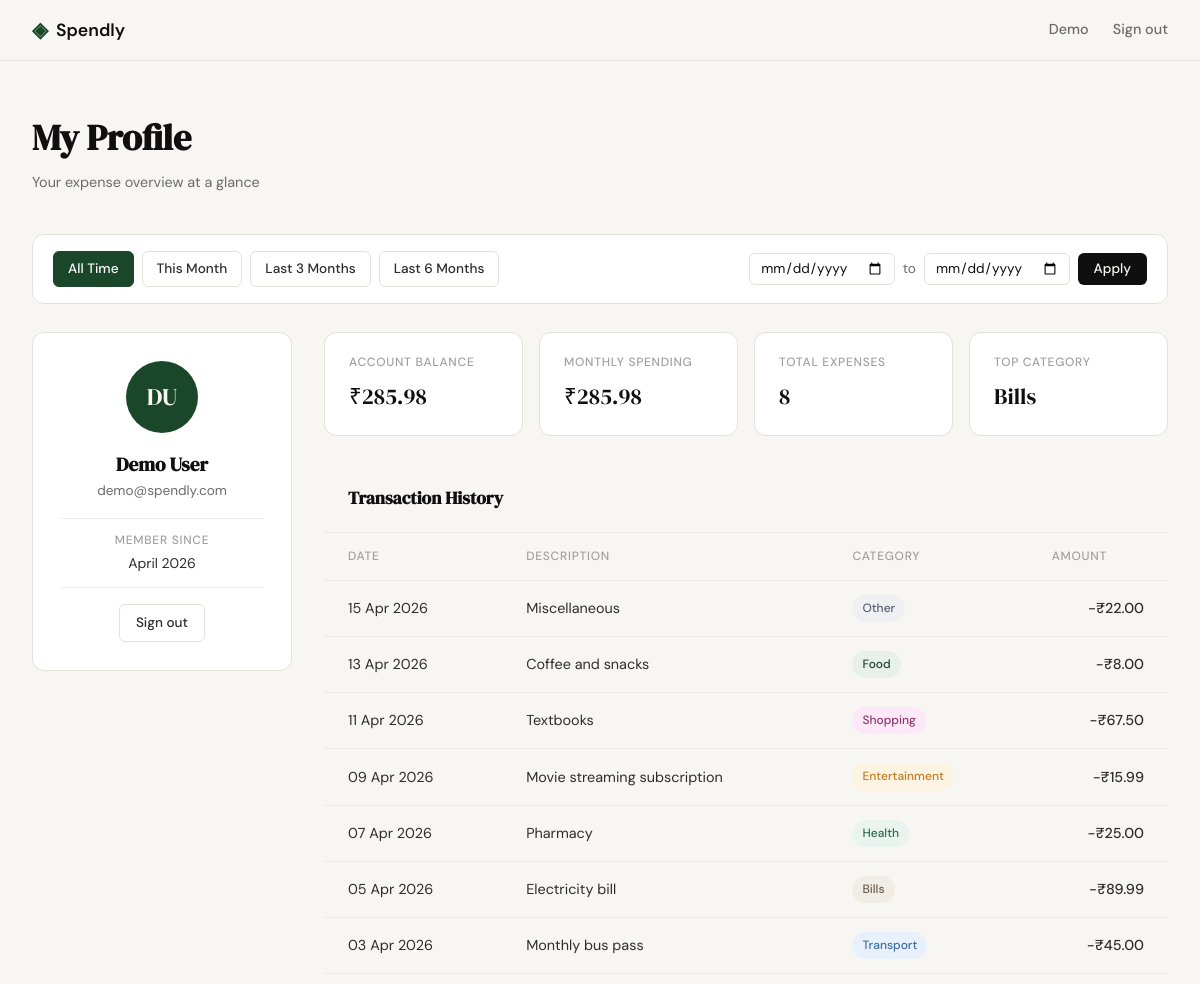
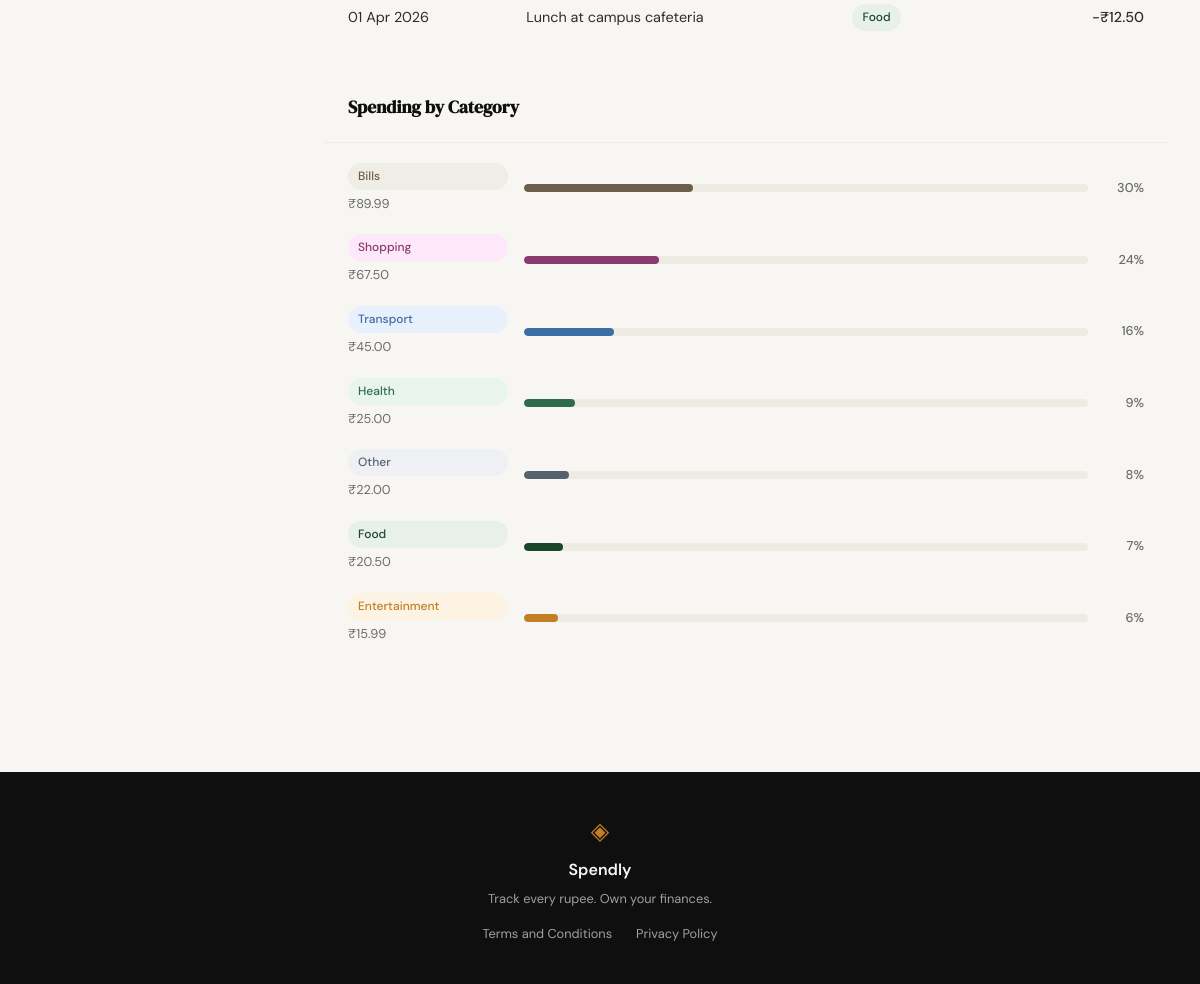
Screenshot of /profile (signed in) with the database file from the repository (2 pictures, top to bottom).
### tables this page shows
CREATE TABLE users (
            id INTEGER PRIMARY KEY AUTOINCREMENT,
            name TEXT NOT NULL,
            email TEXT UNIQUE NOT NULL,
            password_hash TEXT NOT NULL,
            created_at TEXT DEFAULT (datetime('now'))
        );

CREATE TABLE expenses (
            id INTEGER PRIMARY KEY AUTOINCREMENT,
            user_id INTEGER NOT NULL,
            amount REAL NOT NULL,
            category TEXT NOT NULL,
            date TEXT NOT NULL,
            description TEXT,
            created_at TEXT DEFAULT (datetime('now')),
            FOREIGN KEY (user_id) REFERENCES users(id)
        );

### app.py (the view)
@app.route("/profile")
def profile():
    user_id = session.get("user_id")
    if not user_id:
        return redirect(url_for("login"))
    from database.queries import get_user_profile, get_summary_stats, get_recent_transactions, get_category_breakdown
    user = get_user_profile(user_id)
    if user is None:
        session.clear()
        return redirect(url_for("login"))
    raw_from = request.args.get("date_from")
    raw_to   = request.args.get("date_to")
    date_from, date_to = None, None
    if raw_from:
        try:
            datetime.strptime(raw_from, "%Y-%m-%d")
            date_from = raw_from
        except ValueError:
            pass
    if raw_to:
        try:
            datetime.strptime(raw_to, "%Y-%m-%d")
            date_to = raw_to
        except ValueError:
            pass
    if date_from and date_to and date_from > date_to:
        flash("Start date must be before end date.")
        date_from, date_to = None, None
    now = datetime.now()
    this_month_from = datetime(now.year, now.month, 1).strftime("%Y-%m-%d")
    this_month_to   = now.strftime("%Y-%m-%d")
    def months_ago(n):
        m = now.month - n
        y = now.year + m // 12
        m = m % 12
        if m < 1:
            m += 12
            y -= 1
        return datetime(y, m, 1).strftime("%Y-%m-%d")
    last_3_from = months_ago(3)
    last_3_to   = now.strftime("%Y-%m-%d")
    last_6_from = months_ago(6)
    last_6_to   = now.strftime("%Y-%m-%d")
    if date_from is None and date_to is None:
        active_preset = "all_time"
    elif date_from == this_month_from and date_to == this_month_to:
        active_preset = "this_month"
    elif date_from == last_3_from and date_to == last_3_to:
        active_preset = "last_3_months"
    elif date_from == last_6_from and date_to == last_6_to:
        active_preset = "last_6_months"
    else:
        active_preset = "custom"
    summary = get_summary_stats(user_id, date_from=date_from, date_to=date_to)
    transactions = get_recent_transactions(user_id, limit=10, date_from=date_from, date_to=date_to)
    categories = get_category_breakdown(user_id, date_from=date_from, date_to=date_to)
    stats = {
        "account_balance": summary["total_spent"],
        "monthly_spending": summary["monthly_spending"],
        "total_expenses": summary["transaction_count"],
        "top_category": summary["top_category"],
    }
    return render_template(
        "profile.html",
        user=user, stats=stats,
        transactions=transactions, categories=categories,
        filter_active=(date_from is not None),
        active_preset=active_preset,
        date_from_value=date_from or "",
        date_to_value=date_to or "",
        preset_this_month=(this_month_from, this_month_to),
        preset_last_3_months=(last_3_from, last_3_to),
        preset_last_6_months=(last_6_from, last_6_to),
    )

### app.py (called while the page is built)
@app.context_processor
def inject_current_user():
    user_id = session.get("user_id")
    if not user_id:
        return {"current_user": None}
    from database.db import get_user_by_id
    return {"current_user": get_user_by_id(user_id)}

### database/db.py (called while the page is built)
def get_db():
    conn = sqlite3.connect(DATABASE_PATH)
    conn.row_factory = sqlite3.Row
    conn.execute("PRAGMA foreign_keys = ON")
    return conn

def get_user_by_id(user_id):
    conn = get_db()
    cursor = conn.cursor()
    cursor.execute(
        "SELECT id, name, email, created_at FROM users WHERE id = ?",
        (user_id,),
    )
    row = cursor.fetchone()
    conn.close()
    return dict(row) if row else None

### database/queries.py (called while the page is built)
def _format_inr(amount):
    return f"\u20b9{amount:,.2f}"

def _category_cls(category):
    return category.lower().replace(" ", "").replace("&", "")

def _format_date(date_str):
    try:
        d = datetime.fromisoformat(date_str)
        return d.strftime("%d %b %Y")
    except ValueError:
        return date_str

def _date_clause(date_from, date_to):
    if date_from and date_to:
        return " AND date BETWEEN ? AND ?", [date_from, date_to]
    return "", []

def get_user_profile(user_id):
    conn = get_db()
    cursor = conn.cursor()
    cursor.execute(
        "SELECT name, email, created_at FROM users WHERE id = ?",
        (user_id,),
    )
    row = cursor.fetchone()
    conn.close()
    if row is None:
        return None
    name = row["name"]
    email = row["email"]
    created_at = row["created_at"]
    try:
        joined = datetime.fromisoformat(created_at)
        member_since = joined.strftime("%B %Y")
    except ValueError:
        member_since = "Unknown"
    initials = "".join(part[0].upper() for part in name.split()[:2])
    return {
        "name": name,
        "email": email,
        "member_since": member_since,
        "avatar_initials": initials,
    }

### templates/profile.html (shortened to what this page needs)
{% extends "base.html" %}
{% block content %}
<div class="profile-page">
    <div class="profile-header">
        <h1 class="profile-heading">My Profile</h1>
        <p class="profile-subheading">Your expense overview at a glance</p>
    </div>
    <div class="filter-bar">
        <div class="filter-presets">
            <a href="{{ url_for('profile') }}"
               class="filter-btn {% if active_preset == 'all_time' %}filter-btn-active{% endif %}">All Time</a>
            <a href="{{ url_for('profile', date_from=preset_this_month[0], date_to=preset_this_month[1]) }}"
               class="filter-btn {% if active_preset == 'this_month' %}filter-btn-active{% endif %}">This Month</a>
            <a href="{{ url_for('profile', date_from=preset_last_3_months[0], date_to=preset_last_3_months[1]) }}"
               class="filter-btn {% if active_preset == 'last_3_months' %}filter-btn-active{% endif %}">Last 3 Months</a>
            <a href="{{ url_for('profile', date_from=preset_last_6_months[0], date_to=preset_last_6_months[1]) }}"
               class="filter-btn {% if active_preset == 'last_6_months' %}filter-btn-active{% endif %}">Last 6 Months</a>
        </div>
        <form method="GET" action="{{ url_for('profile') }}" class="filter-custom">
            <input type="date" name="date_from" value="{{ date_from_value }}" class="filter-date-input" aria-label="Start date">
            <span class="filter-date-sep">to</span>
            <input type="date" name="date_to" value="{{ date_to_value }}" class="filter-date-input" aria-label="End date">
            <button type="submit" class="btn-primary btn-sm">Apply</button>
        </form>
    </div>
    <div class="profile-grid">
        <aside class="profile-sidebar">
            <div class="profile-card">
                <div class="profile-avatar">{{ user.avatar_initials }}</div>
                <div class="profile-identity">
                    <h2 class="profile-name">{{ user.name }}</h2>
                    <p class="profile-email">{{ user.email }}</p>
                </div>
                <div class="profile-meta">
                    <span class="profile-meta-item">
                        <span class="meta-label">Member since</span>
                        <span class="meta-value">{{ user.member_since }}</span>
                    </span>
                </div>
                <a href="{{ url_for('logout') }}" class="btn-ghost btn-sm">Sign out</a>
            </div>
        </aside>
        <div class="profile-main">
            <div class="stats-row">
                <div class="stat-card">
                    <span class="stat-label">Account Balance</span>
                    <span class="stat-value">{{ stats.account_balance }}</span>
                </div>
                <div class="stat-card">
                    <span class="stat-label">Monthly Spending</span>
                    <span class="stat-value">{{ stats.monthly_spending }}</span>
                </div>
                <div class="stat-card">
                    <span class="stat-label">Total Expenses</span>
                    <span class="stat-value">{{ stats.total_expenses }}</span>
                </div>
                <div class="stat-card">
                    <span class="stat-label">Top Category</span>
                    <span class="stat-value">{{ stats.top_category }}</span>
                </div>
            </div>
            <div class="card table-card">
                <div class="table-header">
                    <h3 class="table-title">Transaction History</h3>
                </div>
                <div class="table-scroll">
                    <table class="data-table">
                        <thead>
                            <tr>
                                <th>Date</th>
                                <th>Description</th>
                                <th>Category</th>
                                <th class="text-right">Amount</th>
                            </tr>
                        </thead>
                        <tbody>
                            {% for txn in transactions %}
                            <tr class="table-row">
                                <td class="cell-date">{{ txn.date }}</td>
                                <td class="cell-desc">{{ txn.desc }}</td>
                                <td>
                                    <span class="category-badge badge-{{ txn.cls }}">{{ txn.category }}</span>
                                </td>
                                <td class="cell-amount text-right">{{ txn.amount }}</td>
                            </tr>
                            {% endfor %}
                        </tbody>
                    </table>
                </div>
            </div>
            <div class="card table-card">
                <div class="table-header">
                    <h3 class="table-title">Spending by Category</h3>
                </div>
                <div class="category-list">
                    {% for cat in categories %}
                    <div class="category-row">
                        <div class="category-info">
                            <span class="category-badge badge-{{ cat.cls }}">{{ cat.name }}</span>
                            <span class="category-amount">{{ cat.amount }}</span>
                        </div>
                        <div class="category-bar-track">
                            <div class="category-bar cat-bar-{{ cat.cls }}" style="width: {{ cat.pct }}%"></div>
                        </div>
                        <span class="category-pct">{{ cat.pct }}%</span>
                    </div>
                    {% endfor %}
                </div>
            </div>
        </div>
    </div>
</div>
{% endblock %}

### templates/base.html (shortened to what this page needs)
<!DOCTYPE html>
<html lang="en">
<head>
    <link rel="stylesheet" href="{{ url_for('static', filename='css/style.css') }}">
    {% block head %}
<link rel="stylesheet" href="{{ url_for('static', filename='css/profile.css') }}">
{% endblock %}
</head>
<body>
    <nav class="navbar">
        <div class="nav-inner">
            <a href="{{ url_for('landing') }}" class="nav-brand">
                <span class="brand-icon">◈</span>
                <span class="brand-name">Spendly</span>
            </a>
            <div class="nav-links">
                {% if current_user %}
                <a href="{{ url_for('profile') }}" class="nav-user">{{ current_user.name.split()[0] }}</a>
                <a href="{{ url_for('logout') }}">Sign out</a>
                {% else %}
                <a href="{{ url_for('login') }}">Sign in</a>
                <a href="{{ url_for('register') }}" class="nav-cta">Get started</a>
                {% endif %}
            </div>
        </div>
    </nav>
    <main class="main-content">
        {% block content %}{% endblock %}
    </main>
    <footer class="footer">
        <div class="footer-inner">
            <span class="brand-icon">◈</span>
            <span class="footer-name">Spendly</span>
            <p class="footer-copy">Track every rupee. Own your finances.</p>
            <p class="footer-links">
                <a href="{{ url_for('terms') }}">Terms and Conditions</a>
                <a href="{{ url_for('privacy') }}">Privacy Policy</a>
            </p>
        </div>
    </footer>
</body>
</html>

### static/css/profile.css (style rules this page uses)
.filter-bar { display: flex; align-items: center; justify-content: space-between; flex-wrap: wrap; gap: 1rem; padding: 1rem 1.25rem; background: var(--paper-card); border: 1px solid var(--border); border-radius: var(--radius-md); margin-bottom: 1.75rem; }
.filter-presets { display: flex; gap: 0.5rem; flex-wrap: wrap; }
.filter-btn { display: inline-block; padding: 0.4rem 0.875rem; border-radius: var(--radius-sm); font-size: 0.85rem; font-weight: 500; color: var(--ink-soft); background: transparent; border: 1px solid var(--border); text-decoration: none; transition: all 0.15s; cursor: pointer; }
.filter-btn-active { background: var(--accent); color: var(--paper-card); border-color: var(--accent); }
.filter-custom { display: flex; align-items: center; gap: 0.5rem; }
.filter-date-input { padding: 0.35rem 0.625rem; border: 1px solid var(--border); border-radius: var(--radius-sm); font-family: var(--font-body); font-size: 0.85rem; color: var(--ink); background: var(--paper-card); outline: none; transition: border-color 0.2s; }
.filter-date-sep { font-size: 0.85rem; color: var(--ink-muted); }

### rows the page displays
users: name "Demo", name "Demo User", email "demo@spendly.com"
expenses: top_category "Bills", date "05 Apr 2026", desc "Electricity bill", category "Bills", amount "-₹89.99"
expenses: date "15 Apr 2026", desc "Miscellaneous", category "Other", amount "-₹22.00", name "Other", amount "₹22.00", pct "8"
expenses: date "13 Apr 2026", desc "Coffee and snacks", category "Food", amount "-₹8.00"
expenses: date "11 Apr 2026", desc "Textbooks", category "Shopping", amount "-₹67.50"
expenses: date "09 Apr 2026", desc "Movie streaming subscription", category "Entertainment", amount "-₹15.99"
expenses: date "07 Apr 2026", desc "Pharmacy", category "Health", amount "-₹25.00"
expenses: date "03 Apr 2026", desc "Monthly bus pass", category "Transport", amount "-₹45.00"
expenses: date "01 Apr 2026", desc "Lunch at campus cafeteria", category "Food", amount "-₹12.50"

### other values shown
{{ user.avatar_initials }} "DU"
{{ user.member_since }} "April 2026"
{{ stats.account_balance }} "₹285.98"
{{ stats.monthly_spending }} "₹285.98"
{{ stats.total_expenses }} "8"
{{ cat.name }} "Bills" "Shopping" "Transport" "Health" "Food" "Entertainment"
{{ cat.amount }} "₹89.99" "₹67.50" "₹45.00" "₹25.00" "₹20.50" "₹15.99"
{{ cat.pct }} "30" "24" "16" "9" "7" "6"
